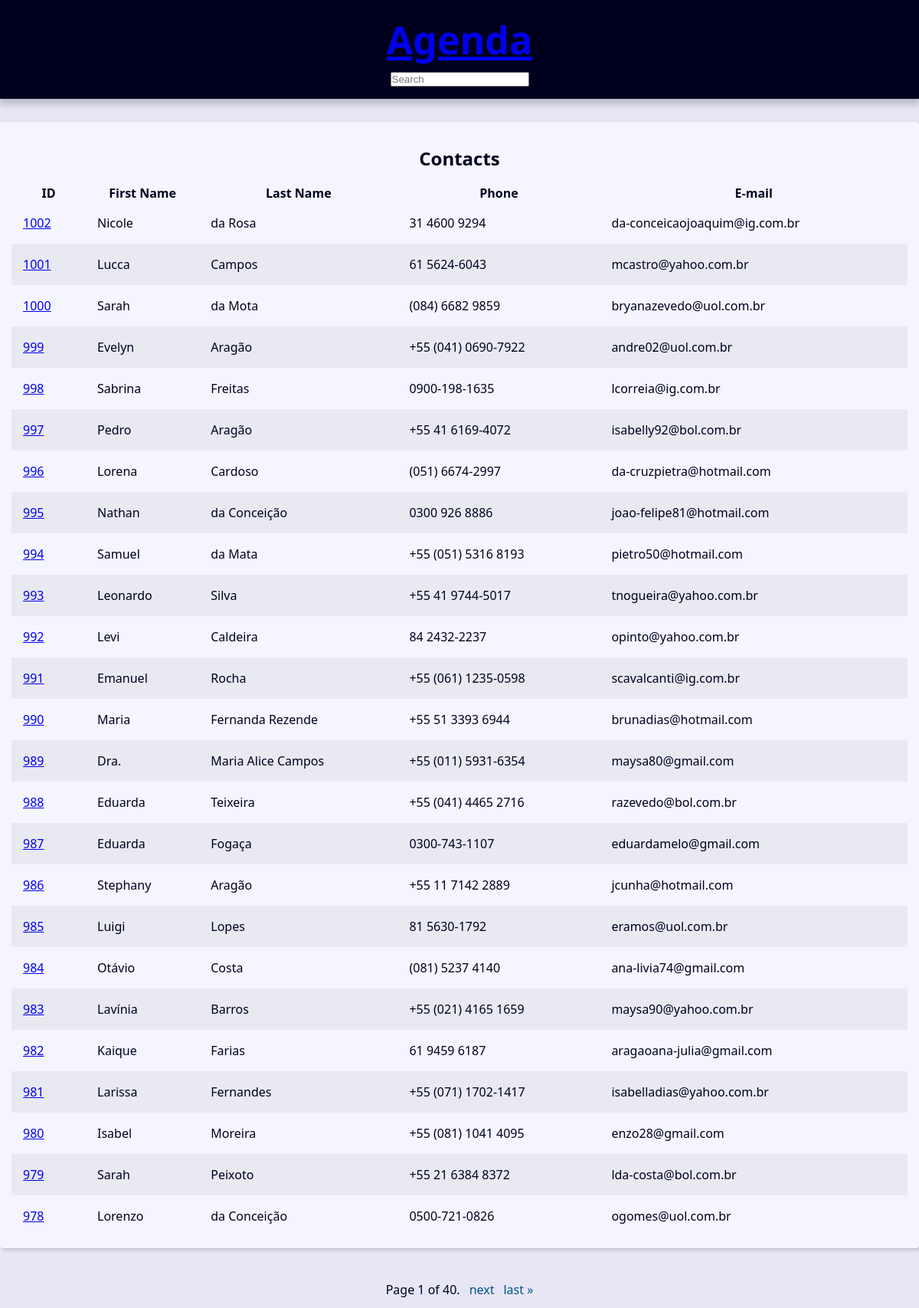
The page / on the database its author committed.
### contact/models.py (models this page shows, shortened)
class Contact(models.Model):
    class Meta:
        verbose_name = 'Contact'
        verbose_name_plural = 'Contacts'
    first_name = models.CharField(max_length=50)
    last_name = models.CharField(max_length=50, blank=True)
    phone = models.CharField(max_length=20)
    email = models.EmailField(max_length=50, blank=True)
    created_date = models.DateTimeField(default=timezone.now)
    description = models.TextField(blank = True)
    show = models.BooleanField(default = True)
    picture = models.ImageField(blank=True,upload_to='picture_%Y/%m/%d')
    category = models.ForeignKey(
        Category,
        on_delete = models.SET_NULL,
        blank=True,
        null=True)
    owner = models.ForeignKey(
        User,
        on_delete=models.SET_NULL,
        blank=True, null=True
    )

### contact/views.py (the view)
# urls.py: path('',views.page,name='index'),
def page(request):
    contacts = Contact.objects.all().order_by('-id')
    paginator = Paginator(contacts,25)
    page_number = request.GET.get("page")
    page_obj = paginator.get_page(page_number)
    con={
        'page_obj':page_obj
    }
    return render(request,'index.html',context=con)

### contact/templates/index.html
{% extends 'global/base.html' %}
{% block content %}
    <div class="responsive-table">
        {% if page_obj %}
        <table class="contacts-table">
            <caption class="table-caption">
                Contacts
            </caption>
            <thead>
                <tr>
                    <th>ID</th>
                    <th>First Name</th>
                    <th>Last Name</th>
                    <th>Phone</th>
                    <th>E-mail</th>
                </tr>
            </thead>
            <tbody>
                {% for contact in page_obj %}
                    <tr class="table-row">
                        <td class="table-cel">
                            <a href="{% url 'contact:contact' contact.id %}">{{contact.id}}</a></td>
                        <td class="table-cel">{{contact.first_name}}</td>
                        <td class="table-cel">{{contact.last_name}}</td>
                        <td class="table-cel">{{contact.phone}}</td>
                        <td class="table-cel">{{contact.email}}</td>
                    </tr>
                {% endfor %}
            </tbody>
        </table>
        {% else %}
            <div class="single-contact">
                <h1 class="single-contact-name">
                    Nenhum Contato Encontrado
                </h1>
            </div>
        {% endif %}
    </div>
{% endblock %}

### base_templates/global/base.html (shortened to what this page needs)
{% load static %}
<!DOCTYPE html>
<html lang="pt-br">
<head>
    <link rel="stylesheet" href="{% static 'global/css/style.css' %}">
</head>
<body>
    <header class="header">
        <h1 class="header-heading"><a href="{% url 'contact:index' %}">Agenda</a></h1>
        <div class="search">
        <form action="{% url 'contact:search' %}" method="GET">
            <input type="search" class="search_input" placeholder="Search" name="q" value="{{ search_value }}">
        </form>
        </div>
    </header>
    <main class="content">
        {% block content %}
        {% endblock %}
    </main>
    {% include 'global/pagination.html' %}
</body>
</html>

### base_templates/global/pagination.html (shortened to what this page needs)
{% if page_obj %}
    <div class="pagination">
        <span class="step-links">
            <span class="current">
                Page {{ page_obj.number }} of {{ page_obj.paginator.num_pages }}.
            </span>
            {% if page_obj.has_next %}
                <a href="?page={{ page_obj.next_page_number }}&q={{request.GET.q.strip}}">next</a>
                <a href="?page={{ page_obj.paginator.num_pages }}&q={{request.GET.q.strip}}">last &raquo;</a>
            {% endif %}
        </span>
    </div>
{% else %}
    <Div>
    </Div>
{% endif %}

### base_static/global/css/style.css (style rules this page uses)
:root { --spacing: 1.5rem; --link-dark-color: rgb(0, 83, 134); --link-light-color: rgb(156, 217, 255); --clr-white: rgb(245, 245, 255); --clr-black: rgb(0, 0, 30); --clr-light-gray: rgb(230, 230, 245); --clr-dark-shadow-5: rgba(0, 0, 10, 5%); --clr-dark-shadow-10: rgba(0, 0, 10, 10%); --clr-dark-shadow-20: rgba(0, 0, 10, 20%); --clr-light-shadow-5: rgba(200, 200, 255, 5%); --clr-light-shadow-10: rgba(200, 200, 255, 10%); --clr-light-shadow-20: rgba(200, 200, 255, 20%); --main-page-width: 120rem; --table-min-width: 60rem; --biggest-font-size: 5rem; --bigger-font-size: 4rem; --big-font-size: 3.2rem; --medium-font-size: 2.4rem; --small-font-size: 1.6rem; --smaller-font-size: 1.4rem; --smallest-font-size: 1.2rem; --transition-fast: 300ms; --transition-medium: 600ms; --transition-slow: 1s; --default-border-radius: 4px; }
*, *::before, *::after { margin: 0; padding: 0; box-sizing: border-box; }
html { font-size: 62.5%; }
body { font-family: system-ui, -apple-system, BlinkMacSystemFont, 'Segoe UI', Roboto, Oxygen, Ubuntu, Cantarell, 'Open Sans', 'Helvetica Neue', sans-serif; line-height: 1.5; font-size: var(--small-font-size); color: var(--clr-black); -webkit-font-smoothing: antialiased; background: var(--clr-light-gray); }
.header { background: var(--clr-black); padding: var(--spacing); box-shadow: 0 5px 10px 2px var(--clr-dark-shadow-20); z-index: 1; position: relative; }
.header-heading { font-size: var(--biggest-font-size); text-align: center; }
.content { max-width: var(--main-page-width); margin: calc(var(--spacing) * 2) auto; padding: var(--spacing); background: var(--clr-white); box-shadow: 2px 2px 5px var(--clr-dark-shadow-20); border-radius: var(--default-border-radius); }
.responsive-table { width: 100%; overflow-x: auto; }
.contacts-table { width: 100%; min-width: var(--table-min-width); border-collapse: collapse; }
.table-caption { font-size: var(--medium-font-size); font-weight: bold; padding: var(--spacing); }
.table-row { text-align: left; text-overflow: ellipsis; transition: background-color var(--transition-fast) ease-in-out; }
.table-row:nth-of-type(2n) { background: var(--clr-dark-shadow-5); }
.table-cel, .table-header { padding: var(--spacing); }
.pagination { margin-top: var(--spacing); display: flex; justify-content: center; padding: calc(var(--spacing) * 0.8); font-size: var(--small-font-size); }
.pagination .step-links { display: flex; gap: calc(var(--spacing) * 0.8); }
.pagination .step-links a { color: var(--link-dark-color); transition: color var(--transition-fast) ease-in-out; text-decoration: none; display: block; }
.search { display: flex; justify-content: center; }

### rows shown on the page
Contact: id "1002", first_name "Nicole", last_name "da Rosa", phone "31 4600 9294", email "da-conceicaojoaquim@ig.com.br"
Contact: id "1001", first_name "Lucca", last_name "Campos", phone "61 5624-6043", email "mcastro@yahoo.com.br"
Contact: id "1000", first_name "Sarah", last_name "da Mota", phone "(084) 6682 9859", email "bryanazevedo@uol.com.br"
Contact: id "999", first_name "Evelyn", last_name "Aragão", phone "+55 (041) 0690-7922", email "andre02@uol.com.br"
Contact: id "998", first_name "Sabrina", last_name "Freitas", phone "0900-198-1635", email "lcorreia@ig.com.br"
Contact: id "997", first_name "Pedro", last_name "Aragão", phone "+55 41 6169-4072", email "isabelly92@bol.com.br"
Contact: id "996", first_name "Lorena", last_name "Cardoso", phone "(051) 6674-2997", email "da-cruzpietra@hotmail.com"
Contact: id "995", first_name "Nathan", last_name "da Conceição", phone "0300 926 8886", email "joao-felipe81@hotmail.com"
Contact: id "994", first_name "Samuel", last_name "da Mata", phone "+55 (051) 5316 8193", email "pietro50@hotmail.com"
Contact: id "993", first_name "Leonardo", last_name "Silva", phone "+55 41 9744-5017", email "tnogueira@yahoo.com.br"
Contact: id "992", first_name "Levi", last_name "Caldeira", phone "84 2432-2237", email "opinto@yahoo.com.br"
Contact: id "991", first_name "Emanuel", last_name "Rocha", phone "+55 (061) 1235-0598", email "scavalcanti@ig.com.br"
Contact: id "990", first_name "Maria", last_name "Fernanda Rezende", phone "+55 51 3393 6944", email "brunadias@hotmail.com"
Contact: id "989", first_name "Dra.", last_name "Maria Alice Campos", phone "+55 (011) 5931-6354", email "maysa80@gmail.com"
Contact: id "988", first_name "Eduarda", last_name "Teixeira", phone "+55 (041) 4465 2716", email "razevedo@bol.com.br"
Contact: id "987", first_name "Eduarda", last_name "Fogaça", phone "0300-743-1107", email "eduardamelo@gmail.com"
Contact: id "986", first_name "Stephany", last_name "Aragão", phone "+55 11 7142 2889", email "jcunha@hotmail.com"
Contact: id "985", first_name "Luigi", last_name "Lopes", phone "81 5630-1792", email "eramos@uol.com.br"
Contact: id "984", first_name "Otávio", last_name "Costa", phone "(081) 5237 4140", email "ana-livia74@gmail.com"
Contact: id "983", first_name "Lavínia", last_name "Barros", phone "+55 (021) 4165 1659", email "maysa90@yahoo.com.br"
Contact: id "982", first_name "Kaique", last_name "Farias", phone "61 9459 6187", email "aragaoana-julia@gmail.com"
Contact: id "981", first_name "Larissa", last_name "Fernandes", phone "+55 (071) 1702-1417", email "isabelladias@yahoo.com.br"
Contact: id "980", first_name "Isabel", last_name "Moreira", phone "+55 (081) 1041 4095", email "enzo28@gmail.com"
Contact: id "979", first_name "Sarah", last_name "Peixoto", phone "+55 21 6384 8372", email "lda-costa@bol.com.br"
Contact: id "978", first_name "Lorenzo", last_name "da Conceição", phone "0500-721-0826", email "ogomes@uol.com.br"

### other values the page prints
{{ page_obj.number }} "1"
{{ page_obj.paginator.num_pages }} "40"
